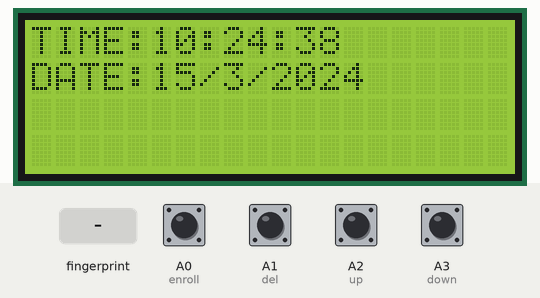
Simulated run of this sketch. Board: Arduino Uno, built with avr-gcc and run on an emulated ATmega328P. On the bench: 20×4 character LCD. The test bench sets the inputs (shaded band); at power-on: A0 (enroll), A1 (del), A2 (up), A3 (down) HIGH. The local clock reads 2024-03-15 10:24:30 at power-on unless the sketch sets it; EEPROM starts erased; what the sketch prints to the serial monitor is not drawn.

Above: at 9.5 s.
9.6 s: A0 (enroll) pulled LOW for 1.6 s
At 12.5 s:
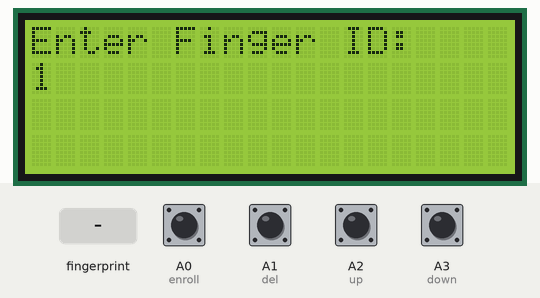
13.3 s: A1 (del) pulled LOW for 1.6 s
At 16.2 s:
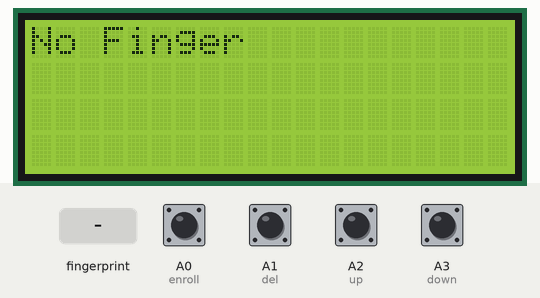
16.8 s: finger stored as number 1 placed on the sensor
At 18.4 s:
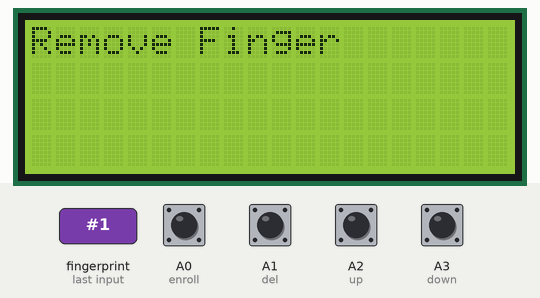
20.6 s: finger stored as number 1 placed on the sensor
At 21.3 s:
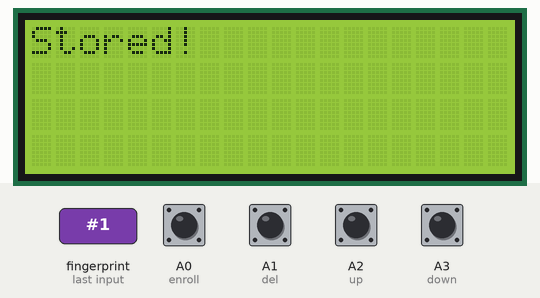
24.6 s: finger stored as number 1 placed on the sensor
At 28.0 s:
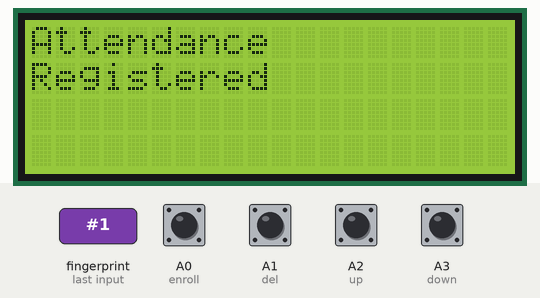
29.3 s: A1 (del) pulled LOW for 1.6 s
At 31.5 s:
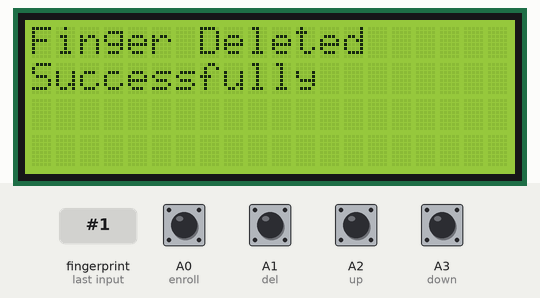
Timing chart, 0 to 33.0 s (numbered marks = the images above; inputs shaded):
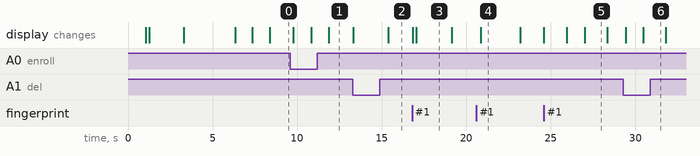

The sketch:

trycombine2.ino
```cpp
#include "Adafruit_Fingerprint.h" //fingerprint library header file
#include<EEPROM.h> //command for storing data
#include <LiquidCrystal_I2C.h> //lcd header file
#include <SoftwareSerial.h>
#include <SPI.h>
#include <Wire.h>
#include <TimeLib.h>
#include <DS1307RTC.h>
#define DS1307_I2C_ADDRESS 0x68
int H = 0;
int M = 0;
int S = 0;
const int enroll = A0;
const int del = A1;
const int up = A2;
const int down = A3;
const int records = 4;  // 5 for 5 user
uint8_t id;
tmElements_t tm;
int user1, user2, user3, user4, user5;
LiquidCrystal_I2C lcd(0x27, 20, 4);
SoftwareSerial fingerPrint(68, 69);
Adafruit_Fingerprint finger = Adafruit_Fingerprint(&fingerPrint);


void setup()
{
delay(1000);
lcd.init();//after edit
lcd.backlight();//after edit

Wire.begin();
delay(100);
lcd.begin(20, 4);
Serial.begin(9600);
pinMode(enroll, INPUT_PULLUP);
pinMode(up, INPUT_PULLUP);
pinMode(down, INPUT_PULLUP);
pinMode(del, INPUT_PULLUP);

if (digitalRead(enroll) == 0)
{
lcd.clear();
lcd.print("Please wait");
lcd.setCursor(0, 1);
lcd.print("Downloding Data");
Serial.println("Please wait");
Serial.println("Downloding Data..");
Serial.println();
Serial.print("S.No.         ");
for (int i = 0; i < records; i++)
{

Serial.print("         User ID");
Serial.print(i + 1);
Serial.print("                   ");
}
Serial.println();
int eepIndex = 0;
for (int i = 0; i < 30; i++)
{
if (i + 1 < 10)
Serial.print('0');
Serial.print(i + 1);
Serial.print("          ");
eepIndex = (i * 7);
download(eepIndex);
eepIndex = (i * 7) + 210;
download(eepIndex);
eepIndex = (i * 7) + 420;
download(eepIndex);
eepIndex = (i * 7) + 630;
download(eepIndex);
Serial.println();
}
}
if (digitalRead(del) == 0)
{
lcd.clear();
lcd.print("Please Wait");
lcd.setCursor(0, 1);
lcd.print("Reseting.....");
for (int i = 1000; i < 1005; i++)
EEPROM.write(i, 0);
for (int i = 0; i < 841; i++)
EEPROM.write(i, 0xff);
lcd.clear();
lcd.print("System Reset");
delay(1000);
}

lcd.clear();
lcd.print(" Student  Attendance   ");
lcd.setCursor(0, 1);
lcd.print("     System     ");
delay(2000);
lcd.clear();
lcd.print("By Jessica Alarapon");
lcd.setCursor(0, 1);
lcd.print("final year thesis");
delay(2000);
for (int i = 1000; i < 1000 + records; i++)
{
if (EEPROM.read(i) == 0xff)
EEPROM.write(i, 0);
}
finger.begin(57600);
Serial.begin(9600);
lcd.clear();
lcd.print("Finding Module");
lcd.setCursor(0, 1);
delay(1000);
if (finger.verifyPassword())
{
Serial.println("Found fingerprint sensor!");
lcd.clear();
lcd.print("Found Module ");
delay(1000);
}
else
{
Serial.println("Did not find fingerprint sensor :(");
lcd.clear();
lcd.print("module not Found");
lcd.setCursor(0, 1);
lcd.print("Check Connections");
while (1);
}
user1 = EEPROM.read(1000);
user2 = EEPROM.read(1001);
user3 = EEPROM.read(1002);
user4 = EEPROM.read(1003);
user5 = EEPROM.read(1004);
lcd.clear();

}

void loop()
{
setTimes();
detectfinger();
checkKeys();
delay(300);
}


void setTimes() {

tmElements_t tm;
if (RTC.read(tm))
{
lcd.clear();
H = tm.Hour;
M = tm.Minute;
S = tm.Second;
lcd.setCursor(0, 0);
lcd.print("TIME:");
print2digits(tm.Hour);
lcd.print(":");
print2digits(tm.Minute);
lcd.print(":");
print2digits(tm.Second);
lcd.setCursor(0, 1);
lcd.print("DATE:");
lcd.print(tm.Day);
lcd.print("/");
lcd.print(tm.Month);
lcd.print("/");
lcd.print(tmYearToCalendar(tm.Year));
delay(1000);
} else {
if (RTC.chipPresent())
{
lcd.setCursor(0, 0);
lcd.print("RTC stopped!!!");
lcd.setCursor(0, 1);
lcd.print("Run SetTime code");
} else {
lcd.clear();
lcd.setCursor(0, 0);
lcd.print("Read error!");
lcd.setCursor(0, 1);
lcd.print("Check circuitry!");
}
}
}
void detectfinger() {
int result = getFingerprintIDez();
if (result > 0)
{


lcd.clear();
lcd.print("ID:");
lcd.print(result);
lcd.setCursor(0, 1);
lcd.print("Please Wait....");
delay(1000);
attendance(result);
lcd.clear();
lcd.print("Attendance ");
lcd.setCursor(0, 1);
lcd.print("Registered");
delay(1000);

return;
}
}

//     dmyyhms - 7 bytes
void attendance(int id)
{
int user = 0, eepLoc = 0;
if (id == 1)
{
eepLoc = 0;
user = user1++;
}
else if (id == 2)
{
eepLoc = 210;
user = user2++;
}
else if (id == 3)
{
eepLoc = 420;
user = user3++;
}
else if (id == 4)
{
eepLoc = 630;
user = user4++;
}
else
return;

int eepIndex = (user * 7) + eepLoc;
EEPROM.write(eepIndex++, (tm.Hour));
EEPROM.write(eepIndex++, (tm.Minute));
EEPROM.write(eepIndex++, (tm.Second));
EEPROM.write(eepIndex++, (tm.Day));
EEPROM.write(eepIndex++, (tm.Month));
EEPROM.write(eepIndex++, (tm.Year) >> 8 );
EEPROM.write(eepIndex++, (tm.Year));
EEPROM.write(1000, user1);
EEPROM.write(1001, user2);
EEPROM.write(1002, user3);
EEPROM.write(1003, user4);
}
void checkKeys()
{
if (digitalRead(enroll) == 0)
{
lcd.clear();
lcd.print("Please Wait");
delay(1000);
while (digitalRead(enroll) == 0);
Enroll();
}
else if (digitalRead(del) == 0)
{
lcd.clear();
lcd.print("Please Wait");
delay(1000);
delet();
}
}
void Enroll()
{
int count = 1;
lcd.clear();
lcd.print("Enter Finger ID:");
while (1)
{
lcd.setCursor(0, 1);
lcd.print(count);
if (digitalRead(up) == 0)
{
count++;
if (count > records)
count = 1;
delay(500);
}
else if (digitalRead(down) == 0)
{
count--;
if (count < 1)
count = records;
delay(500);
}
else if (digitalRead(del) == 0)
{
id = count;
getFingerprintEnroll();
for (int i = 0; i < records; i++)
{
if (EEPROM.read(i) != 0xff)
{
  EEPROM.write(i, id);
  break;
}
}
return;
}
else if (digitalRead(enroll) == 0)
{
return;
}
}
}
void delet()
{
int count = 1;
lcd.clear();
lcd.print("Enter Finger ID");
while (1)
{
lcd.setCursor(0, 1);
lcd.print(count);
if (digitalRead(up) == 0)
{
count++;
if (count > records)
count = 1;
delay(500);
}
else if (digitalRead(down) == 0)
{
count--;
if (count < 1)
count = records;
delay(500);
}
else if (digitalRead(del) == 0)
{
id = count;
deleteFingerprint(id);
for (int i = 0; i < records; i++)
{
if (EEPROM.read(i) == id)
{
  EEPROM.write(i, 0xff);
  break;
}
}
return;
}
else if (digitalRead(enroll) == 0)
{
return;
}
}
}
uint8_t getFingerprintEnroll()
{
int p = -1;
lcd.clear();
lcd.print("finger ID:");
lcd.print(id);
lcd.setCursor(0, 1);
lcd.print("Place Finger");
delay(2000);
while (p != FINGERPRINT_OK)
{
p = finger.getImage();
switch (p)
{
case FINGERPRINT_OK:
Serial.println("Image taken");
lcd.clear();
lcd.print("Image taken");
break;
case FINGERPRINT_NOFINGER:
Serial.println("No Finger");
lcd.clear();
lcd.print("No Finger");
break;
case FINGERPRINT_PACKETRECIEVEERR:
Serial.println("Communication error");
lcd.clear();
lcd.print("Comm Error");
break;
case FINGERPRINT_IMAGEFAIL:
Serial.println("Imaging error");
lcd.clear();
lcd.print("Imaging Error");
break;
default:
Serial.println("Unknown error");
lcd.clear();
lcd.print("Unknown Error");
break;
}
}
// OK success!
p = finger.image2Tz(1);
switch (p) {
case FINGERPRINT_OK:
Serial.println("Image converted");
lcd.clear();
lcd.print("Image converted");
break;
case FINGERPRINT_IMAGEMESS:
Serial.println("Image too messy");
lcd.clear();
lcd.print("Image too messy");
return p;
case FINGERPRINT_PACKETRECIEVEERR:
Serial.println("Communication error");
lcd.clear();
lcd.print("Comm Error");
return p;
case FINGERPRINT_FEATUREFAIL:
Serial.println("Could not find fingerprint features");
lcd.clear();
lcd.print("Feature Not Found");
return p;
case FINGERPRINT_INVALIDIMAGE:
Serial.println("Could not find fingerprint features");
lcd.clear();
lcd.print("Feature Not Found");
return p;
default:
Serial.println("Unknown error");
lcd.clear();
lcd.print("Unknown Error");
return p;
}
Serial.println("Remove finger");
lcd.clear();
lcd.print("Remove Finger");
delay(2000);
p = 0;
while (p != FINGERPRINT_NOFINGER) {
p = finger.getImage();
}
Serial.print("ID "); Serial.println(id);
p = -1;
Serial.println("Place same finger again");
lcd.clear();
lcd.print("Place Finger");
lcd.setCursor(0, 1);
lcd.print("   Again");
while (p != FINGERPRINT_OK) {
p = finger.getImage();
switch (p) {
case FINGERPRINT_OK:
Serial.println("Image taken");
break;
case FINGERPRINT_NOFINGER:
Serial.print(".");
break;
case FINGERPRINT_PACKETRECIEVEERR:
Serial.println("Communication error");
break;
case FINGERPRINT_IMAGEFAIL:
Serial.println("Imaging error");
break;
default:
Serial.println("Unknown error");
return;
}
}
// OK success!
p = finger.image2Tz(2);
switch (p) {
case FINGERPRINT_OK:
Serial.println("Image converted");
break;
case FINGERPRINT_IMAGEMESS:
Serial.println("Image too messy");
return p;
case FINGERPRINT_PACKETRECIEVEERR:
Serial.println("Communication error");
return p;
case FINGERPRINT_FEATUREFAIL:
Serial.println("Could not find fingerprint features");
return p;
case FINGERPRINT_INVALIDIMAGE:
Serial.println("Could not find fingerprint features");
return p;
default:
Serial.println("Unknown error");
return p;
}
// OK converted!
Serial.print("Creating model for #");  Serial.println(id);
p = finger.createModel();
if (p == FINGERPRINT_OK) {
Serial.println("Prints matched!");
} else if (p == FINGERPRINT_PACKETRECIEVEERR) {
Serial.println("Communication error");
return p;
} else if (p == FINGERPRINT_ENROLLMISMATCH) {
Serial.println("Fingerprints did not match");
return p;
} else {
Serial.println("Unknown error");
return p;
}
Serial.print("ID "); Serial.println(id);
p = finger.storeModel(id);
if (p == FINGERPRINT_OK) {
Serial.println("Stored!");
lcd.clear();
lcd.print("Stored!");
delay(2000);
} else if (p == FINGERPRINT_PACKETRECIEVEERR) {
Serial.println("Communication error");
return p;
} else if (p == FINGERPRINT_BADLOCATION) {
Serial.println("Could not store in that location");
return p;
} else if (p == FINGERPRINT_FLASHERR) {
Serial.println("Error writing to flash");
return p;
}
else {
Serial.println("Unknown error");
return p;
}
}
int getFingerprintIDez()
{
uint8_t p = finger.getImage();
if (p != FINGERPRINT_OK)
return -1;
p = finger.image2Tz();
if (p != FINGERPRINT_OK)
return -1;
p = finger.fingerFastSearch();
if (p != FINGERPRINT_OK)
{
lcd.clear();
lcd.print("Finger Not Found");
lcd.setCursor(0, 1);
lcd.print("Try Later");
delay(2000);
return -1;
}
// found a match!
Serial.print("Found ID #");
Serial.print(finger.fingerID);
return finger.fingerID;
}
uint8_t deleteFingerprint(uint8_t id)
{
uint8_t p = -1;
lcd.clear();
lcd.print("Please wait");
p = finger.deleteModel(id);
if (p == FINGERPRINT_OK)
{
Serial.println("Deleted!");
lcd.clear();
lcd.print("Finger Deleted");
lcd.setCursor(0, 1);
lcd.print("Successfully");
delay(1000);
}
else
{
Serial.print("Something Wrong");
lcd.clear();
lcd.print("Something Wrong");
lcd.setCursor(0, 1);
lcd.print("Try Again Later");
delay(2000);
return p;
}
}

void print2digits(int number) {
if (number >= 0 && number < 10) {
lcd.write('0');
}
lcd.print(number);
}
void download(int eepIndex)
{
if(EEPROM.read(eepIndex) != 0xff)
{
Serial.print("T->");
if(EEPROM.read(eepIndex)<10)
Serial.print('0');
Serial.print(EEPROM.read(eepIndex++));
Serial.print(':');
if(EEPROM.read(eepIndex)<10)
Serial.print('0');
Serial.print(EEPROM.read(eepIndex++));
Serial.print(':');
if(EEPROM.read(eepIndex)<10)
Serial.print('0');
Serial.print(EEPROM.read(eepIndex++));
Serial.print(" D->");
if(EEPROM.read(eepIndex)<10)
Serial.print('0');
Serial.print(EEPROM.read(eepIndex++));
Serial.print('/');
if(EEPROM.read(eepIndex)<10)
Serial.print('0');
Serial.print(EEPROM.read(eepIndex++));
Serial.print('/');
Serial.print(EEPROM.read(eepIndex++)<<8 | EEPROM.read(eepIndex++));
}
else
{
Serial.print("---------------------------");
}
Serial.print(" ");
}
//-------------------------Program developed JESSICA------------------//
```

Measured:
- after the input at 9.6 s, the display: first differs from a run without the input after 1.2 s (image 1 shows a later state)
- after the input at 13.3 s, the display: first changes at once (image 2 shows a later state)
- after the input at 16.8 s, the display: first changes at once (image 3 shows a later state)
- after the input at 20.6 s, the display: changes after 0.26 s (image 4)
- after the input at 24.6 s, the display: first changes after 1.4 s (image 5 shows a later state)
- after the input at 29.3 s, the display: first changes after 0.12 s (image 6 shows a later state)
- what the display in image 3 shows lasts 2.0 s, from 17.1 s to 19.1 s
